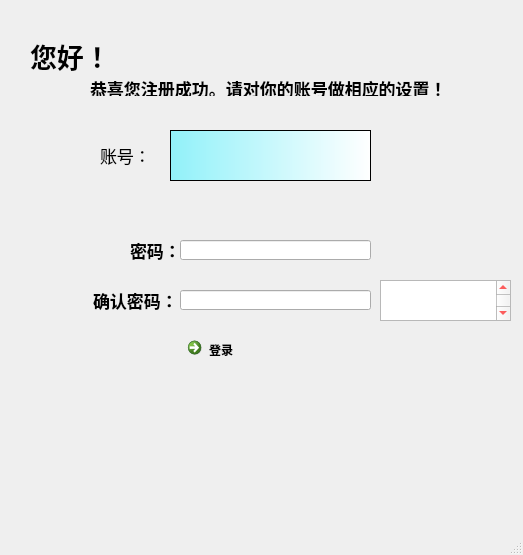
<?xml version="1.0" encoding="UTF-8"?>
<ui version="4.0">
 <class>MainWindow</class>
 <widget class="QMainWindow" name="MainWindow">
  <property name="geometry">
   <rect>
    <x>0</x>
    <y>0</y>
    <width>523</width>
    <height>555</height>
   </rect>
  </property>
  <property name="windowTitle">
   <string>MainWindow</string>
  </property>
  <widget class="QWidget" name="centralwidget">
   <widget class="QLabel" name="label">
    <property name="geometry">
     <rect>
      <x>30</x>
      <y>40</y>
      <width>81</width>
      <height>31</height>
     </rect>
    </property>
    <property name="font">
     <font>
      <pointsize>20</pointsize>
      <weight>75</weight>
      <bold>true</bold>
     </font>
    </property>
    <property name="text">
     <string>您好！</string>
    </property>
   </widget>
   <widget class="QLabel" name="label_2">
    <property name="geometry">
     <rect>
      <x>100</x>
      <y>140</y>
      <width>71</width>
      <height>31</height>
     </rect>
    </property>
    <property name="font">
     <font>
      <pointsize>13</pointsize>
     </font>
    </property>
    <property name="text">
     <string>账号：</string>
    </property>
   </widget>
   <widget class="QLabel" name="label_3">
    <property name="geometry">
     <rect>
      <x>90</x>
      <y>80</y>
      <width>401</width>
      <height>16</height>
     </rect>
    </property>
    <property name="font">
     <font>
      <pointsize>13</pointsize>
      <weight>75</weight>
      <bold>true</bold>
     </font>
    </property>
    <property name="text">
     <string>恭喜您注册成功。请对你的账号做相应的设置！</string>
    </property>
   </widget>
   <widget class="QLabel" name="label_5">
    <property name="geometry">
     <rect>
      <x>130</x>
      <y>240</y>
      <width>54</width>
      <height>21</height>
     </rect>
    </property>
    <property name="font">
     <font>
      <pointsize>13</pointsize>
      <weight>75</weight>
      <bold>true</bold>
     </font>
    </property>
    <property name="text">
     <string>密码：</string>
    </property>
   </widget>
   <widget class="QLineEdit" name="pwText">
    <property name="geometry">
     <rect>
      <x>180</x>
      <y>240</y>
      <width>191</width>
      <height>20</height>
     </rect>
    </property>
    <property name="styleSheet">
     <string notr="true">style={
placeholder=&quot;请输入密码&quot;
}</string>
    </property>
   </widget>
   <widget class="QLabel" name="label_6">
    <property name="geometry">
     <rect>
      <x>93</x>
      <y>290</y>
      <width>91</width>
      <height>21</height>
     </rect>
    </property>
    <property name="font">
     <font>
      <pointsize>13</pointsize>
      <weight>75</weight>
      <bold>true</bold>
     </font>
    </property>
    <property name="text">
     <string>确认密码：</string>
    </property>
   </widget>
   <widget class="QLineEdit" name="pwText_2">
    <property name="geometry">
     <rect>
      <x>180</x>
      <y>290</y>
      <width>191</width>
      <height>20</height>
     </rect>
    </property>
    <property name="styleSheet">
     <string notr="true">placeholder：“密码由6-20位数字或字母组成”；</string>
    </property>
   </widget>
   <widget class="QLabel" name="randomText">
    <property name="geometry">
     <rect>
      <x>240</x>
      <y>160</y>
      <width>221</width>
      <height>16</height>
     </rect>
    </property>
    <property name="text">
     <string/>
    </property>
   </widget>
   <widget class="QCommandLinkButton" name="liButton">
    <property name="geometry">
     <rect>
      <x>180</x>
      <y>330</y>
      <width>185</width>
      <height>41</height>
     </rect>
    </property>
    <property name="text">
     <string>登录</string>
    </property>
   </widget>
   <widget class="QTextBrowser" name="textBrowser">
    <property name="geometry">
     <rect>
      <x>170</x>
      <y>130</y>
      <width>201</width>
      <height>51</height>
     </rect>
    </property>
    <property name="styleSheet">
     <string notr="true">font: 75 italic 24pt &quot;幼圆&quot;;
background-color: qlineargradient(spread:pad, x1:0, y1:0, x2:1, y2:0, stop:0 rgba(145, 241, 249, 255), stop:1 rgba(255, 255, 255, 255));</string>
    </property>
   </widget>
   <widget class="QTextBrowser" name="textBrowser_2">
    <property name="geometry">
     <rect>
      <x>380</x>
      <y>280</y>
      <width>131</width>
      <height>41</height>
     </rect>
    </property>
    <property name="font">
     <font>
      <family>华文楷体</family>
      <pointsize>32</pointsize>
      <weight>9</weight>
      <italic>false</italic>
      <bold>false</bold>
     </font>
    </property>
    <property name="styleSheet">
     <string notr="true">color: rgb(255, 0, 0);
font: 75 32pt &quot;华文楷体&quot;;</string>
    </property>
    <property name="html">
     <string>&lt;!DOCTYPE HTML PUBLIC &quot;-//W3C//DTD HTML 4.0//EN&quot; &quot;http://www.w3.org/TR/REC-html40/strict.dtd&quot;&gt;
&lt;html&gt;&lt;head&gt;&lt;meta name=&quot;qrichtext&quot; content=&quot;1&quot; /&gt;&lt;style type=&quot;text/css&quot;&gt;
p, li { white-space: pre-wrap; }
&lt;/style&gt;&lt;/head&gt;&lt;body style=&quot; font-family:'华文楷体'; font-size:32pt; font-weight:72; font-style:normal;&quot;&gt;
&lt;p align=&quot;center&quot; style=&quot;-qt-paragraph-type:empty; margin-top:0px; margin-bottom:0px; margin-left:0px; margin-right:0px; -qt-block-indent:0; text-indent:0px;&quot;&gt;&lt;br /&gt;&lt;/p&gt;&lt;/body&gt;&lt;/html&gt;</string>
    </property>
   </widget>
  </widget>
  <widget class="QMenuBar" name="menubar">
   <property name="geometry">
    <rect>
     <x>0</x>
     <y>0</y>
     <width>523</width>
     <height>23</height>
    </rect>
   </property>
  </widget>
  <widget class="QStatusBar" name="statusbar"/>
 </widget>
 <resources/>
 <connections/>
</ui>
